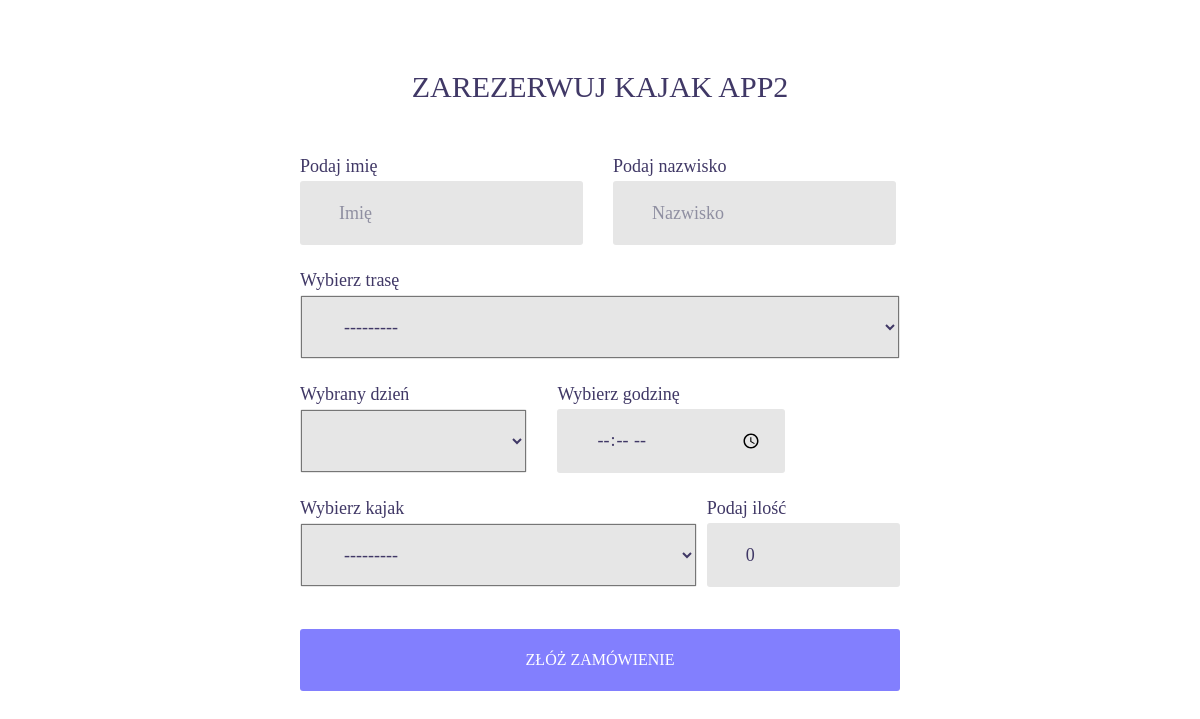
The app's page /app2/create/, older data.
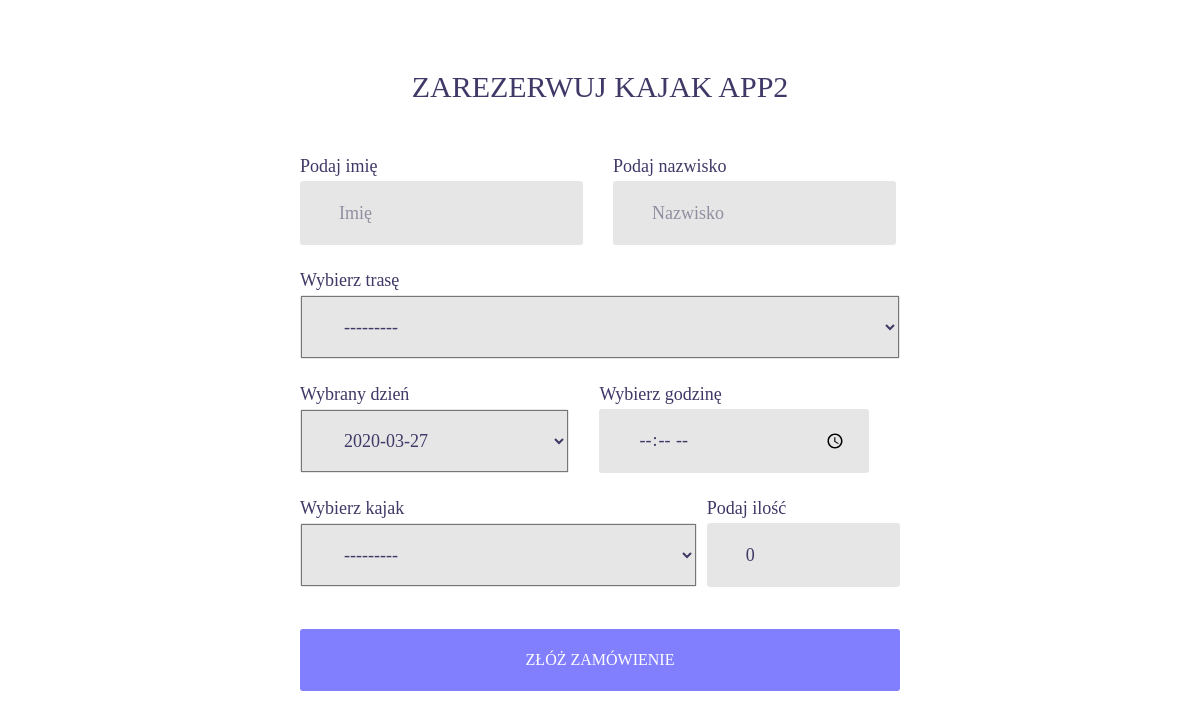
The same page, newer data.
### app2/models.py (models this page shows)
class BookingDate(models.Model):
    booking_date = models.DateField()
    def __str__(self):
        return '{}'.format(self.booking_date)

### app2/views.py (the view, shortened to what this page needs)
# urls.py: path('create/', BookingCreateView.as_view(), name='app1_create'),
class BookingCreateView(CreateView):
    model = Booking
    template_name = 'app2/booking/create_app2.html'
    form_class = BookingCreateForm
    success_url = reverse_lazy('registration:login')
    def get_context_data(self, **kwargs):
        data = super(BookingCreateView, self).get_context_data(**kwargs)
        data['current_time'] = datetime.datetime.now().time()
        data['start_break'] = datetime.time(12)
        data['stop_break'] = datetime.time(12, 30)
        data['app1_date_list'] = DateList.objects.values_list('date', flat=True)
        data['current_day'] = datetime.datetime.now().date()
        if self.request.POST:
            data['kayak_set'] = TermKayaksFormSet(self.request.POST, instance=self.object, prefix='kayak_set')
        else:
            data['kayak_set'] = TermKayaksFormSet(instance=self.object, prefix='kayak_set')
        return data

### app2/forms.py
class BookingCreateForm(forms.ModelForm):
    class Meta:
        model = Booking
        exclude = ['user']

### app2/models.py (called while the page is built)
def booking_dates_limit():
    current_day = datetime.datetime.now().date()
    booking_dates_list = BookingDate.objects.values_list('booking_date', flat=True)
    current_time = datetime.datetime.now().time()
    change_time = datetime.time(12)
    if current_day in booking_dates_list:
        if current_time < change_time:
            return {'booking_date__exact': datetime.datetime.now().date()}
        elif current_time >= change_time:
            return {'booking_date__gt': datetime.datetime.now().date()}
    else:
        return {'booking_date__gt': datetime.datetime.now().date()}

    def __str__(self):
        return '{}. Na stanie {}. Dostępnosc {}'.format(self.name, self.stock, self.store)

    def __str__(self):
        return 'Trasa {}, dystans: {}'.format(self.name, self.distance)

### templates/app2/booking/create_app2.html (shortened to what this page needs)
{% extends "base.html" %}
{% load static %}
{% load widget_tweaks %}
{% load bootstrap4 %}
{% block body %}
<div class="limiter">
	<div class="container-login100">
		<div class="row wrap-login100 p-t-50 p-b-90" style="width:600px">
			{% if current_time >= start_break and current_time <= stop_break and current_day in app1_date_list %}
				<span class="login100-form-title p-b-51">
						Przerwa techniczna
						Wracamy o 12:30 :)
				</span>
			{% else %}
				<form class="login100-form validate-form flex-sb flex-w" method="post" role="form">
				<span class="login100-form-title p-b-51">
					Zarezerwuj kajak APP2
				</span>
				<div class="row">
					<div class="col-sm-6">
						<span class="input100" style="height: 25px; padding: 0px">Podaj imię</span>
						<div class="wrap-input100 validate-input m-b-25">
							{{ form.first_name|add_class:"input100"|attr:"type:text"|attr:"placeholder:Imię"|attr:"name:first_name" }}
						</div>
					</div>
					<div class="col-sm-6">
						<span class="input100" style="height: 25px; padding: 0px">Podaj nazwisko</span>
						<div class="wrap-input100 validate-input m-b-25">
							{{ form.last_name|add_class:"input100"|attr:"type:text"|attr:"placeholder:Nazwisko"|attr:"name:last_name" }}
						</div>
					</div>
				</div>
				<span class="input100" style="height: 25px; padding: 0px">Wybierz trasę</span>
				<div class="wrap-input100 validate-input m-b-25">
					{{ form.route|add_class:"input100"|attr:"name:route" }}
				</div>
				<div class="row">
					<div class="col-sm-6">
						<span class="input100" style="height: 25px; padding: 0px">Wybrany dzień</span>
						<div class="wrap-input100 validate-input m-b-25 m-r-200">
							{{ form.booking_date|add_class:"input100" }}
						</div>
					</div>
					<div class="col-sm-6">
						<span class="input100" style="height: 25px; padding: 0px">Wybierz godzinę</span>
						<div class="wrap-input100 validate-input m-b-25">
							{{ form.time|add_class:"input100"|attr:"type:time"|attr:"name:time" }}
						</div>
					</div>
				</div>
				{% for form in kayak_set %}
					<div class="row form-row spacer">
					<div class="col-sm-8">
						<span class="input100" style="height: 25px; padding: 0px">Wybierz kajak</span>
						<div class="wrap-input100 validate-input m-b-25" data-validate = "">
							{{ form.kayak|add_class:"input100"|attr:"type:text"|attr:"placeholder:Wybierz sprzęt"|attr:"name:kayak" }}
						</div>
					</div>
					<div class="col-sm-4">
						<span class="input100" style="height: 25px; padding: 0px">Podaj ilość</span>
						<div class="wrap-input100 validate-input m-b-25" data-validate = "">
							{{ form.quantity|add_class:"input100"|attr:"type:number"|attr:"placeholder:Wybierz ilość"|attr:"name:quantity" }}
						</div>
					</div>
				</div>
				{% endfor %}
				<div class="container-login100-form-btn m-t-17">
					<button class="login100-form-btn">
						Złóż zamówienie
					</button>
				</div>
			</form>
			{% endif %}
		</div>
	</div>
</div>
{% endblock %}

### templates/base.html (shortened to what this page needs)
{% load static %}
{% load widget_tweaks %}
<!doctype html>
<html lang="en">
<head>
    <link rel="stylesheet" href="https://stackpath.bootstrapcdn.com/bootstrap/4.1.1/css/bootstrap.min.css">
    <link rel="stylesheet" href="https://use.fontawesome.com/releases/v5.1.0/css/all.css"
>
    <link rel="stylesheet" type="text/css" href="{% static 'login/vendor/bootstrap/css/bootstrap.min.css' %}">
    <link rel="stylesheet" type="text/css" href="{% static 'login/fonts/font-awesome-4.7.0/css/font-awesome.min.css' %}">
    <link rel="stylesheet" type="text/css" href="{% static 'login/fonts/Linearicons-Free-v1.0.0/icon-font.min.css' %}">
    <link rel="stylesheet" type="text/css" href="{% static 'login/vendor/animate/animate.css' %}">
    <link rel="stylesheet" type="text/css" href="{% static 'login/vendor/css-hamburgers/hamburgers.min.css' %}">
    <link rel="stylesheet" type="text/css" href="{% static 'login/vendor/animsition/css/animsition.min.css' %}">
    <link rel="stylesheet" type="text/css" href="{% static 'login/vendor/select2/select2.min.css' %}">
    <link rel="stylesheet" type="text/css" href="{% static 'login/vendor/daterangepicker/daterangepicker.css' %}">
    <link rel="stylesheet" type="text/css" href="{% static 'login/css/util.css' %}">
    <link rel="stylesheet" type="text/css" href="{% static 'login/css/main.css' %}">
</head>
<body>
    {% block body %} {% endblock %}
</body>
</html>

### static/login/css/main.css (style rules this page uses)
* { margin: 0px; padding: 0px; box-sizing: border-box; }
body, html { height: 100%; font-family: Ubuntu-Regular, sans-serif; }
input { outline: none; border: none; }
button { outline: none !important; border: none; background: transparent; }
.limiter { width: 100%; margin: 0 auto; }
.container-login100 { width: 100%; min-height: 100vh; display: -webkit-box; display: -webkit-flex; display: -moz-box; display: -ms-flexbox; display: flex; flex-wrap: wrap; justify-content: center; align-items: center; padding: 15px; background-position: center; background-size: cover; background-repeat: no-repeat;; }
.wrap-login100 { width: 390px; background: #fff; border-radius: 10px; position: relative; }
.login100-form { width: 100%; }
.login100-form-title { font-family: Ubuntu-Bold; font-size: 30px; color: #403866; line-height: 1.2; text-transform: uppercase; text-align: center; width: 100%; display: block; }
.wrap-input100 { width: 100%; position: relative; background-color: #e6e6e6; border: 1px solid transparent; border-radius: 3px; }
.input100 { font-family: Ubuntu-Bold; color: #403866; line-height: 1.2; font-size: 18px; display: block; width: 100%; background: transparent; height: 62px; padding: 0 20px 0 38px; }
.container-login100-form-btn { width: 100%; display: -webkit-box; display: -webkit-flex; display: -moz-box; display: -ms-flexbox; display: flex; flex-wrap: wrap; }
.login100-form-btn { font-family: Ubuntu-Bold; font-size: 16px; color: #fff; line-height: 1.2; text-transform: uppercase; display: -webkit-box; display: -webkit-flex; display: -moz-box; display: -ms-flexbox; display: flex; justify-content: center; align-items: center; padding: 0 20px; width: 100%; height: 62px; background-color: #827ffe; border-radius: 3px; -webkit-transition: all 0.4s; -o-transition: all 0.4s; -moz-transition: all 0.4s; transition: all 0.4s; }
.validate-input { position: relative; }

Row changes from the older to the newer data that the page shows:
added BookingDate: booking_date "2020-03-27"
